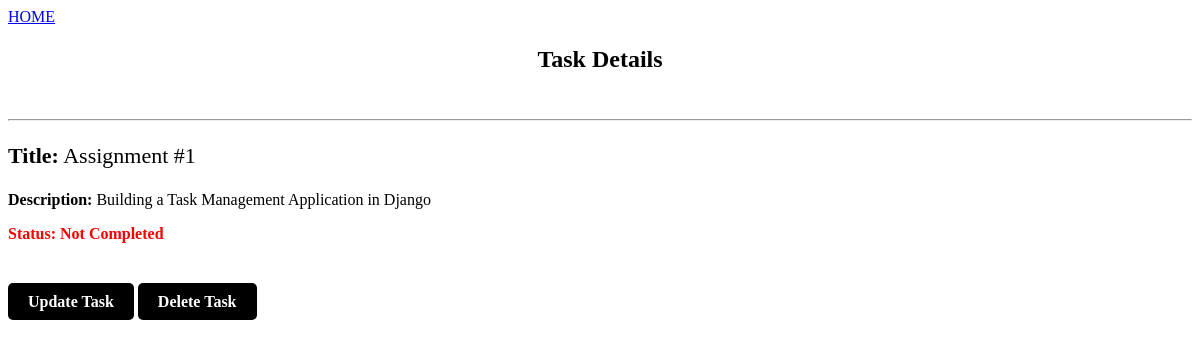
Page /tasks/view-task/1/ on the earlier database version.
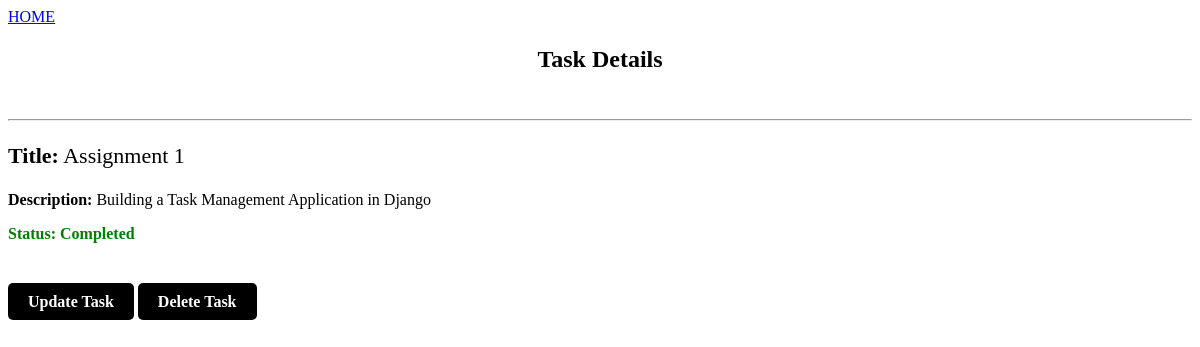
Same page on the later database version.
### tasks/models.py (models this page shows)
class Task(models.Model):
    user = models.ForeignKey(User, on_delete=models.CASCADE)
    title = models.CharField(max_length=100)
    description = models.TextField()
    status = models.BooleanField(default=False, verbose_name='completed')

### tasks/views.py (the view)
# urls.py: path('view-task/<int:task_id>/', views.view_task, name='view-task'),
def view_task(request, task_id):
    task = Task.objects.get(id=task_id)
    context = {
        "task": task
    }
    return render(request, 'view-task.html', context)

### templates/tasks/view-task.html (shortened to what this page needs)
<!DOCTYPE html>
<html lang="en">
  <head>
  </head>
  <body>
    <a href="{% url 'home' %}">HOME</a>
    <h2 class="header">Task Details</h2>
    <br />
    <hr />
    <p class="task_title"><strong>Title:</strong> {{ task.title }}</p>
    <p><strong>Description:</strong> {{ task.description }}</p>
    {% if task.status %}
    <p class="completed">Status: Completed</p>
    {% else %}
    <p class="not-completed">Status: Not Completed</p>
    {% endif %}
    <div class="btn-div">
      <a href="{% url 'update-task' task.id %}" class="button">Update Task</a>
      <a href="{% url 'delete-task' task.id %}" class="button">Delete Task</a>
    </div>
  </body>
</html>

Differences in the rows shown:
changed Task "Building a Task Management Application in Django": title "Assignment #1" → "Assignment 1"; status False → True (drawn)
Other differences:
text no longer shown: "Status: Not Completed"
text now shown: "Status: Completed"
